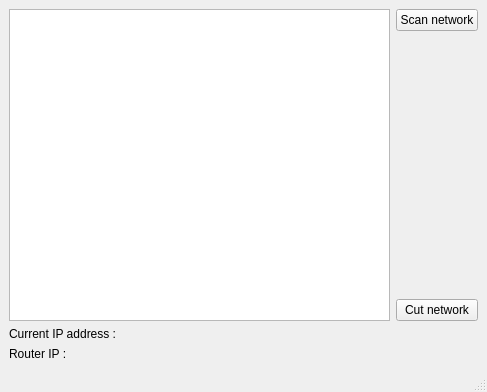
<?xml version="1.0" encoding="UTF-8"?>
<ui version="4.0">
 <class>MainWindow</class>
 <widget class="QMainWindow" name="MainWindow">
  <property name="geometry">
   <rect>
    <x>0</x>
    <y>0</y>
    <width>487</width>
    <height>392</height>
   </rect>
  </property>
  <property name="windowTitle">
   <string>MainWindow</string>
  </property>
  <widget class="QWidget" name="centralwidget">
   <layout class="QVBoxLayout" name="verticalLayout_2">
    <item>
     <layout class="QHBoxLayout" name="horizontalLayout" stretch="0,0">
      <item>
       <widget class="QListWidget" name="list_ip"/>
      </item>
      <item>
       <layout class="QVBoxLayout" name="verticalLayout">
        <item>
         <widget class="QPushButton" name="buttonScan">
          <property name="text">
           <string>Scan network</string>
          </property>
         </widget>
        </item>
        <item>
         <spacer name="verticalSpacer">
          <property name="orientation">
           <enum>Qt::Vertical</enum>
          </property>
          <property name="sizeHint" stdset="0">
           <size>
            <width>20</width>
            <height>40</height>
           </size>
          </property>
         </spacer>
        </item>
        <item>
         <widget class="QPushButton" name="buttonCut">
          <property name="text">
           <string>Cut network</string>
          </property>
         </widget>
        </item>
       </layout>
      </item>
     </layout>
    </item>
    <item>
     <widget class="QLabel" name="labelLocalIp">
      <property name="text">
       <string>Current IP address : </string>
      </property>
     </widget>
    </item>
    <item>
     <widget class="QLabel" name="labelRouterIp">
      <property name="text">
       <string>Router IP : </string>
      </property>
     </widget>
    </item>
   </layout>
  </widget>
  <widget class="QMenuBar" name="menubar">
   <property name="geometry">
    <rect>
     <x>0</x>
     <y>0</y>
     <width>487</width>
     <height>22</height>
    </rect>
   </property>
  </widget>
  <widget class="QStatusBar" name="statusbar"/>
 </widget>
 <resources/>
 <connections/>
</ui>
